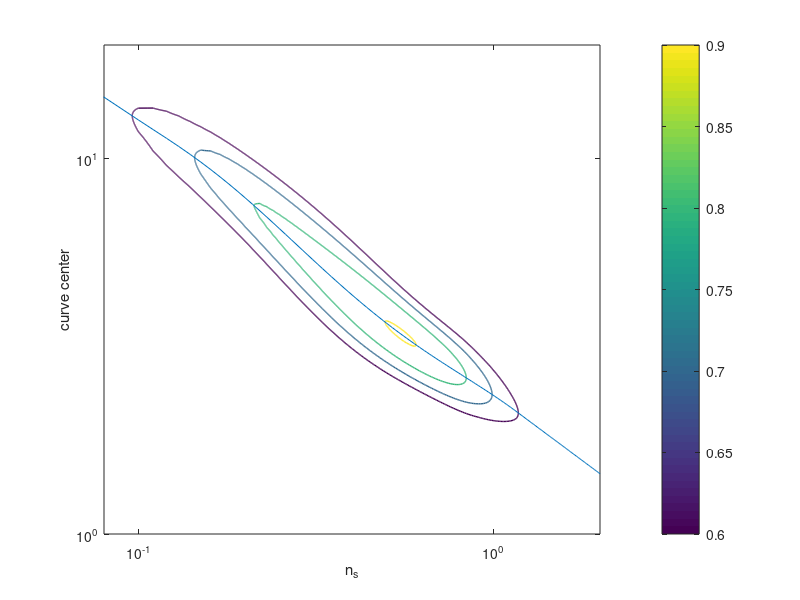

Write the MATLAB code that produced this figure.
clear
ns=0:0.01:2;
ds=1:0.01:15;

logds=log10(ds);
logns=log10(ns);

for i=1:length(logns)
    if logns(i)>0.06
        eff_max(i)=0.6865*0.1497^logns(i);
    elseif logns(i)<-0.8392
        eff_max(i)=1.436*2.349^logns(i);
    else
        eff_max(i)=0.695455-1.47518*logns(i)+0.0529263*logns(i)^2+21.3801*logns(i)^3+56.9767*logns(i)^4+58.1086*logns(i)^5+20.8809*logns(i)^6;
        
    end
end


for i=1:length(logns)
    if logns(i)>0.065
        middle(i)=-0.702209532478022*logns(i)+0.371756558699681;
    elseif logns(i)<-1
        middle(i)=-0.625631000000001*logns(i)+0.475997999999999;
%         x1=-1;
%         slope=-0.629575-2*0.381976*x1-3*1.73486*x1^2-4*0.991895*x1^3+5*1.07147*x1^4+6*0.813393*x1^5;
%         y1=0.369142-0.629575*x1-0.381976*x1^2-1.73486*x1^3-0.991895*x1^4+1.07147*x1^5+0.813393*x1^6;
%         yb=-slope*x1+y1
%         middle(i)=slope*(logns(i)-x1)+y1;
    else
        middle(i)=0.369142-0.629575*logns(i)-0.381976*logns(i)^2-1.73486*logns(i)^3-0.991895*logns(i)^4+1.07147*logns(i)^5+0.813393*logns(i)^6;
    end
end



for i=1:length(logns)
    if logns(i)>-0.045
        stdeviation(i)=0.175353691653290;
    elseif logns(i)<-1
        stdeviation(i)=0.229935999999995;
    else
        stdeviation(i)=0.165216-0.39868*logns(i)-4.93956*logns(i)^2-26.6755*logns(i)^3-58.8628*logns(i)^4-56.5442*logns(i)^5-19.7513*logns(i)^6;
    end
end

lns=length(ns);
lds=length(ds);

efficiency=zeros(lds,lns);
for j=1:lds
    efficiency(j,:)=eff_max.*exp(-(logds(j)-middle).^2./stdeviation.^2);
end

figure
v=[0.6, 0.7, 0.8, 0.9];
contour(ns,ds,efficiency,v,'LineWidth',1)
xlim([0.08 2]);
ylim([1 20]);
xlabel('n_s')
ylabel('d_s')
colorbar
set(gca, 'YScale', 'log')
set(gca, 'XScale', 'log')

%%%%%% plot centerline %%%%%%%%%%%%%%%%%%%%%%%%%%%%%%%%
hold on

Middle=10.^middle;
plot(ns,Middle)
xlabel('n_s')
ylabel('curve center')